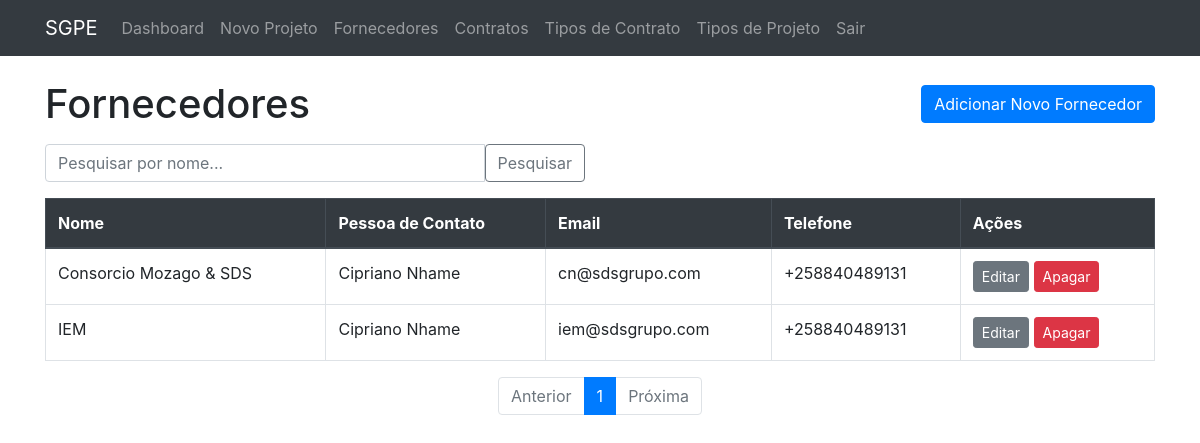
Before: /suppliers (signed in) with the older database file.
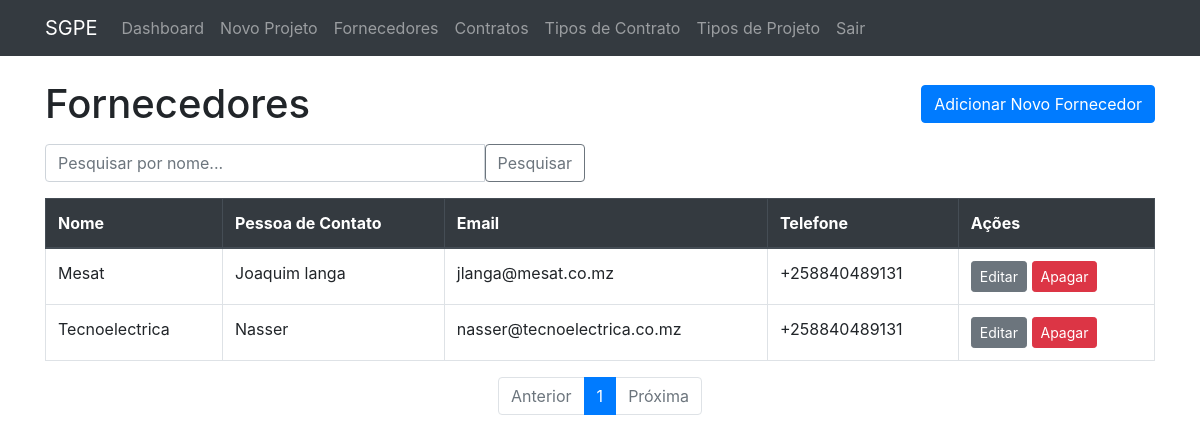
After: the same page with the newer database file.
### sgpe/models.py (models this page shows, shortened)
class Supplier(db.Model):
    id = db.Column(db.Integer, primary_key=True)
    name = db.Column(db.String(100), unique=True, nullable=False)
    contact_person = db.Column(db.String(100), nullable=True)
    email = db.Column(db.String(120), unique=True, nullable=True)
    phone = db.Column(db.String(20), nullable=True)
    contracts = db.relationship('Contract', backref='supplier_info', lazy=True)

### sgpe/main/routes.py (the view)
@main.route('/suppliers')
@login_required
def suppliers():
    page = request.args.get('page', 1, type=int)
    search_query = request.args.get('search', '')
    query = Supplier.query
    if search_query:
        query = query.filter(Supplier.name.ilike(f'%{search_query}%'))
    suppliers = query.order_by(Supplier.name).paginate(page=page, per_page=10)
    return render_template('suppliers.html', title='Fornecedores', suppliers=suppliers, search_query=search_query)

### sgpe/__init__.py (called while the page is built)
def create_app(config_name):
    app = Flask(__name__, template_folder='../templates', static_folder='../static')
    app.config.from_object(config[config_name])
    config[config_name].init_app(app)
    db.init_app(app)
    bcrypt.init_app(app)
    login_manager.init_app(app)
    from sgpe.models import User
    @login_manager.user_loader
    def load_user(user_id):
        return User.query.get(int(user_id))
    from sgpe.main.routes import main
    app.register_blueprint(main)
    return app

### templates/suppliers.html (shortened to what this page needs)
{% extends "layout.html" %}
{% block content %}
    <div class="content-section">
        <div class="d-flex justify-content-between align-items-center mb-3">
            <h1 class="mb-0">Fornecedores</h1>
            <a href="{{ url_for('main.add_supplier') }}" class="btn btn-primary">Adicionar Novo Fornecedor</a>
        </div>
        <div class="row mb-3">
            <div class="col-md-6">
                <form method="GET" action="{{ url_for('main.suppliers') }}">
                    <div class="input-group">
                        <input type="text" name="search" class="form-control" placeholder="Pesquisar por nome..." value="{{ search_query or '' }}">
                        <button class="btn btn-outline-secondary" type="submit">Pesquisar</button>
                    </div>
                </form>
            </div>
        </div>
        <div class="table-responsive">
            <table class="table table-bordered table-hover">
                <thead class="thead-dark">
                    <tr>
                        <th>Nome</th>
                        <th>Pessoa de Contato</th>
                        <th>Email</th>
                        <th>Telefone</th>
                        <th>Ações</th>
                    </tr>
                </thead>
                <tbody>
                    {% for supplier in suppliers.items %}
                        <tr>
                            <td>{{ supplier.name }}</td>
                            <td>{{ supplier.contact_person }}</td>
                            <td>{{ supplier.email }}</td>
                            <td>{{ supplier.phone }}</td>
                            <td>
                                <a href="{{ url_for('main.update_supplier', supplier_id=supplier.id) }}" class="btn btn-secondary btn-sm">Editar</a>
                                <button type="button" class="btn btn-danger btn-sm" data-bs-toggle="modal" data-bs-target="#deleteModal{{ supplier.id }}">
                                    Apagar
                                </button>
                            </td>
                        </tr>
                    {% else %}
                        <tr>
                            <td colspan="5" class="text-center">Não existem fornecedores registados.</td>
                        </tr>
                    {% endfor %}
                </tbody>
            </table>
        </div>
        <nav aria-label="Paginação de Fornecedores">
            <ul class="pagination justify-content-center">
                {% if suppliers.has_prev %}
                    <li class="page-item"><a class="page-link" href="{{ url_for('main.suppliers', page=suppliers.prev_num, search=search_query) }}">Anterior</a></li>
                {% else %}
                    <li class="page-item disabled"><span class="page-link">Anterior</span></li>
                {% endif %}
                {% for page_num in suppliers.iter_pages(left_edge=1, right_edge=1, left_current=1, right_current=2) %}
                    {% if page_num %}
                        {% if suppliers.page == page_num %}
                            <li class="page-item active"><span class="page-link">{{ page_num }}</span></li>
                        {% else %}
                            <li class="page-item"><a class="page-link" href="{{ url_for('main.suppliers', page=page_num, search=search_query) }}">{{ page_num }}</a></li>
                        {% endif %}
                    {% else %}
                        <li class="page-item disabled"><span class="page-link">...</span></li>
                    {% endif %}
                {% endfor %}
                {% if suppliers.has_next %}
                    <li class="page-item"><a class="page-link" href="{{ url_for('main.suppliers', page=suppliers.next_num, search=search_query) }}">Próxima</a></li>
                {% else %}
                    <li class="page-item disabled"><span class="page-link">Próxima</span></li>
                {% endif %}
            </ul>
        </nav>
    </div>
{% endblock content %}

Changed rows visible on the page:
changed Supplier: name "Consorcio Mozago & SDS" → "Mesat"; contact_person "Cipriano Nhame" → "Joaquim langa"; email "cn@sdsgrupo.com" → "jlanga@mesat.co.mz"
changed Supplier: name "IEM" → "Tecnoelectrica"; contact_person "Cipriano Nhame" → "Nasser"; email "iem@sdsgrupo.com" → "nasser@tecnoelectrica.co.mz"
